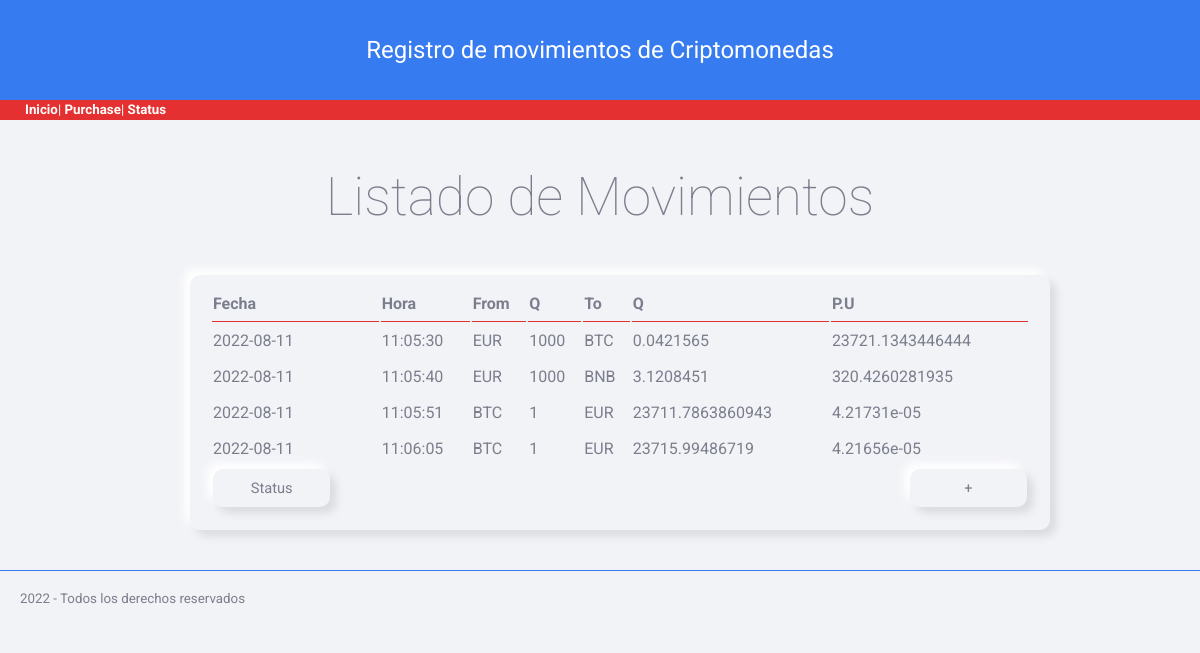
Before: / with the older database file.
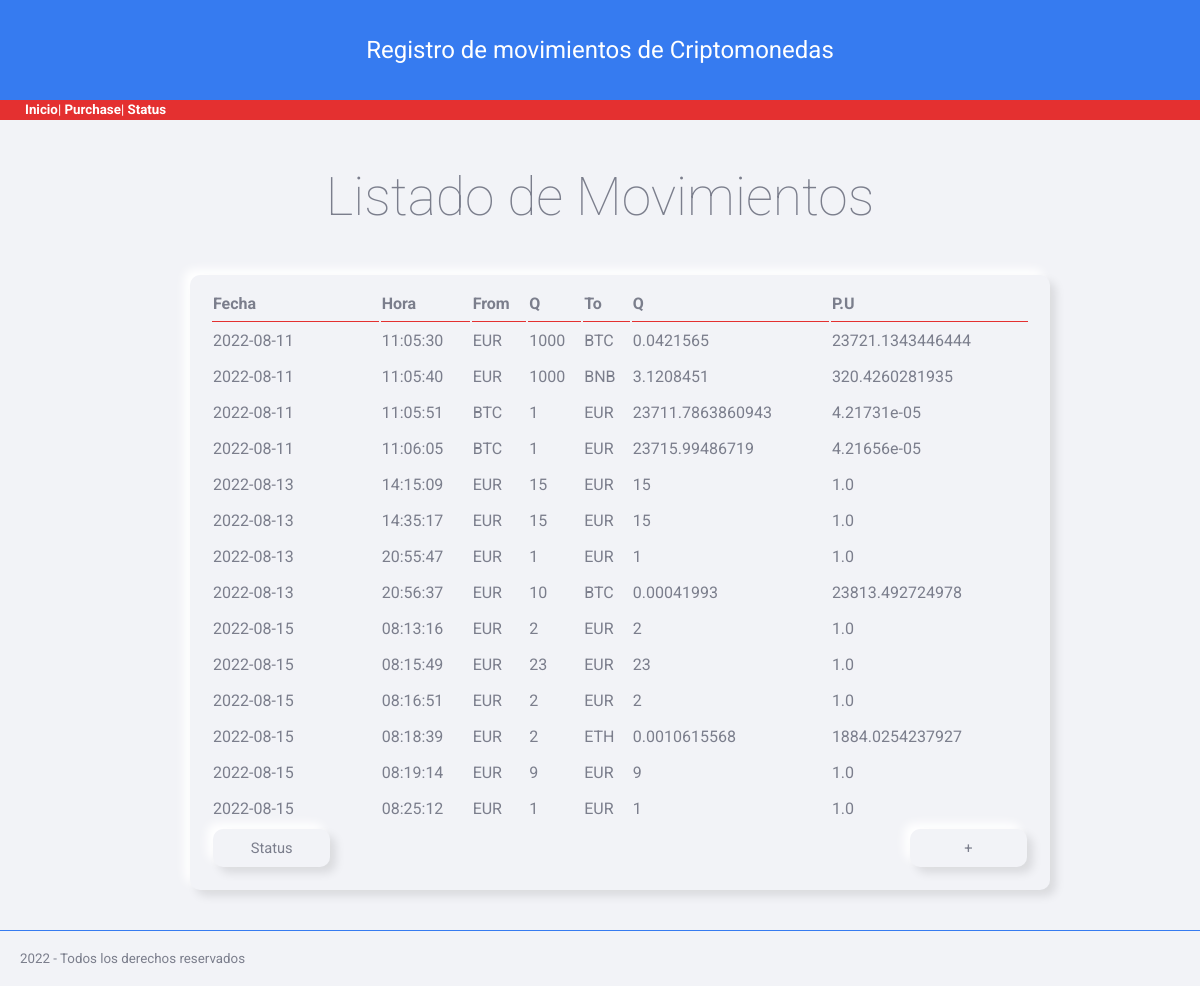
After: the same page with the newer database file.
### tables this page shows
CREATE TABLE "movimientos" (
	"id"	INTEGER NOT NULL,
	"date"	TEXT,
	"time"	TEXT,
	"moneda_from"	TEXT,
	"cantidad_from"	NUMERIC,
	"moneda_to"	TEXT,
	"cantidad_to"	NUMERIC,
	PRIMARY KEY("id" AUTOINCREMENT)
);

### money/views.py (the view)
@app.route("/")
def inicio():
    try:
        db = DBManager(RUTA)
        movimientos = db.consultaSQL("SELECT * from movimientos")
        return render_template("inicio.html", movs=movimientos)
    except:
        flash("Error al conectar con la BBDD",
              category="fallo")
        return render_template("inicio.html")

### money/models.py (called while the page is built)
    def consultaSQL(self, consulta):
        conexion = sqlite3.connect(self.ruta)
        cursor = conexion.cursor()
        cursor.execute(consulta)
        self.movimientos = []
        nombres_columnas = []
        for desc_columna in cursor.description:
            nombres_columnas.append(desc_columna[0])
        datos = cursor.fetchall()
        for dato in datos:
            movimiento = {}
            indice = 0
            for nombre in nombres_columnas:
                movimiento[nombre] = dato[indice]
                indice += 1
            self.movimientos.append(movimiento)
        conexion.close()
        return self.movimientos

### money/templates/inicio.html (shortened to what this page needs)
{% extends "base.html" %}
{%  block page_title %}
Listado de Movimientos
{% endblock %}
{% block contenido %}
{{ super ()}}
    <table class="paper">
        <tr>
            <th class="cabecera_tabla">Fecha</th>
            <th class="cabecera_tabla">Hora</th>
            <th class="cabecera_tabla">From</th>
            <th class="cabecera_tabla">Q</th>
            <th class="cabecera_tabla">To</th>
            <th class="cabecera_tabla">Q</th>
            <th class="cabecera_tabla">P.U</th>
        </tr>
        {% if movs %}
            {% for mov in movs %}
            <tr>
                <td>{{mov.date}}</td>
                <td>{{mov.time}}</td>
                <td>{{mov.moneda_from}}</td>
                <td>{{mov.cantidad_from}}</td>
                <td>{{mov.moneda_to}}</td>
                <td>{{mov.cantidad_to|round(10, 'common')}}</td>
                <td>{{(mov.cantidad_from / mov.cantidad_to)|round(10, 'common')}}</td>
            </tr>
            {% endfor %}
        {% else %}
        <tr>
            <td colspan="4">No hay movimientos que mostrar</td>
        </tr>
        {% endif %}
        <tr>
            <td>
                <a href="/status">
                    <button type="button" name="return" id="return">Status</button>
                </a>
            </td>
            <td></td>
            <td></td>
            <td></td>
            <td></td>
            <td></td>
            <td align="right">
                <a href="/purchase">
                   <button type="submit" name="return" id="return">+</button>
                </a>
            </td>
        </tr>
    </table>
{% endblock %}

### money/templates/base.html (shortened to what this page needs)
<!DOCTYPE html>
<html lang="en">
<head>
    <link rel="stylesheet" href="static/css/skeuos.css">
    <link rel="stylesheet" href="static/css/styles.css">
</head>
<body>
    <header>
        Registro de movimientos de Criptomonedas
    </header>
    <nav class="main_menu">
        <a href="/">Inicio</a>|<a href="\purchase"> Purchase</a>| <a href="\status"> Status</a>
    </nav>
    <main>
        {% block contenido %}
        <h1 class="main_page_title">{% block page_title %}{% endblock %}</h1>
        {% endblock %}
    </main>
    <footer class="pie_de_pagina">2022 - Todos los derechos reservados</footer>
</body>
</html>

### money/static/css/skeuos.css (style rules this page uses)
:root { --bg-color: #f2f3f7; --fg-color: #7b7e8c; --red: #E43030; --green: #19A187; --blue: #367bf0; --dark-blue: #265AB1; --maroon: #B8174C; --purple: #8C42AB; }
* { box-sizing: border-box; outline: none; -webkit-touch-callout: none; -webkit-appearance: none; -webkit-tap-highlight-color: transparent !important; -webkit-tap-highlight-color: rgba(0, 0, 0, 0) !important; -webkit-touch-callout: none; font-family: 'Roboto', sans-serif; letter-spacing: 0; }
html, body { background-color: #f2f3f7; color: #7b7e8c; margin: 0; padding: 0; font-size: 10pt; height: 100%; cursor: default; user-select: none; -webkit-user-select: none; -khtml-user-select: none; -moz-user-select: none; -ms-user-select: none; }
.with-shadow, .outset, button, .checktext input + span, .blue-button, .checktext input:checked + span, button.blue-button, .green-button, button.green-button, .green-button.blue-button, .red-button, button.red-button, .red-button.blue-button, .red-button.green-button, input[type="button"], input[type="submit"], input[type="reset"], select, input[type="text"]:not(select):focus, input[type="search"]:not(select):focus, input[type="tel"]:not(select):focus, input[type="url"]:not(select):focus, input[type="email"]:not(select):focus, input[type="password"]:not(select):focus, input[type="date"]:not(select):focus, input[type="month"]:not(select):focus, input[type="week"]:not(select):focus, input[type="time"]:not(select):focus, input[type="number"]:not(select):focus, input[type="color"]:not(select):focus, select:not(select):focus, textarea:not(select):focus, .paper { box-shadow: 6px 6px 10px rgba(0, 0, 0, 0.1), -6px -6px 10px white; }
.outset, button, .checktext input + span, .blue-button, .checktext input:checked + span, button.blue-button, .green-button, button.green-button, .green-button.blue-button, .red-button, button.red-button, .red-button.blue-button, .red-button.green-button, input[type="button"], input[type="submit"], input[type="reset"], select, input[type="text"]:not(select):focus, input[type="search"]:not(select):focus, input[type="tel"]:not(select):focus, input[type="url"]:not(select):focus, input[type="email"]:not(select):focus, input[type="password"]:not(select):focus, input[type="date"]:not(select):focus, input[type="month"]:not(select):focus, input[type="week"]:not(select):focus, input[type="time"]:not(select):focus, input[type="number"]:not(select):focus, input[type="color"]:not(select):focus, select:not(select):focus, textarea:not(select):focus, .paper { border-radius: 10px; background: #f2f3f7; }
.paper { padding: 10px 20px 20px; margin-top: 20px; min-height: 100px; font-size: 1.2em; background: #f2f3f7; }
section, article, .section, .article, .paper { line-height: 2em; word-wrap: break-word; word-break: normal; line-height: 2em; }
button, .checktext input + span, .blue-button, .checktext input:checked + span, button.blue-button, .green-button, button.green-button, .green-button.blue-button, .red-button, button.red-button, .red-button.blue-button, .red-button.green-button, input[type="button"], input[type="submit"], input[type="reset"] { border: 0; text-transform: capitalize; padding: 10px 0; width: 8em; text-align: center; cursor: pointer; color: inherit; font-size: 1.1rem; transition-property: background-color, box-shadow; transition-delay: .2s; transition-duration: .2s; }
a, a:link, a:visited, a:hover a:active { cursor: pointer; font-weight: bold; color: #367bf0; font-weight: bold; text-decoration: none; }
h1, h2, h3, h4, h5, h6 { line-height: 1.5em; }
h1 { font-size: 4em; font-weight: lighter; margin: .7em 0; }

### money/static/css/styles.css (style rules this page uses)
header { background-color: #367bf0; color: white; height: 100px; font-size: x-large; line-height: 100px; text-align: center; }
nav { background-color: #E43030; color: white; height: 20px; line-height: 20px; padding-left: 25px; }
main { max-width: 900px; margin: auto; padding: 0 20px; }
table.paper { width: 100%; margin: 10px 20px; }
.cabecera_tabla { border-bottom: #E43030 1px solid; text-align: left; }
.pie_de_pagina { margin-top: 40px; padding: 20px; border-top: #367bf0 solid 1px; }
nav.main_menu a { color: white; }
h1.main_page_title { text-align: center; }
button { color: #7b7e8c; }

Changed rows visible on the page:
added movimientos: date "2022-08-13", time "14:15:09", moneda_from "EUR", cantidad_from "15", moneda_to "EUR", cantidad_to "15", (mov.cantidad_from/mov.cantidad_to)|round(10,'common') "1.0"
added movimientos: date "2022-08-13", time "14:35:17", moneda_from "EUR", cantidad_from "15", moneda_to "EUR", cantidad_to "15", (mov.cantidad_from/mov.cantidad_to)|round(10,'common') "1.0"
added movimientos: date "2022-08-13", time "20:55:47", moneda_from "EUR", cantidad_from "1", moneda_to "EUR", cantidad_to "1", (mov.cantidad_from/mov.cantidad_to)|round(10,'common') "1.0"
added movimientos: date "2022-08-13", time "20:56:37", moneda_from "EUR", cantidad_from "10", moneda_to "BTC", cantidad_to "0.00041993", (mov.cantidad_from/mov.cantidad_to)|round(10,'common') "23813.492724978"
added movimientos: date "2022-08-15", time "08:13:16", moneda_from "EUR", cantidad_from "2", moneda_to "EUR", cantidad_to "2", (mov.cantidad_from/mov.cantidad_to)|round(10,'common') "1.0"
added movimientos: date "2022-08-15", time "08:15:49", moneda_from "EUR", cantidad_from "23", moneda_to "EUR", cantidad_to "23", (mov.cantidad_from/mov.cantidad_to)|round(10,'common') "1.0"
added movimientos: date "2022-08-15", time "08:16:51", moneda_from "EUR", cantidad_from "2", moneda_to "EUR", cantidad_to "2", (mov.cantidad_from/mov.cantidad_to)|round(10,'common') "1.0"
added movimientos: date "2022-08-15", time "08:18:39", moneda_from "EUR", cantidad_from "2", moneda_to "ETH", cantidad_to "0.0010615568", (mov.cantidad_from/mov.cantidad_to)|round(10,'common') "1884.0254237927"
added movimientos: date "2022-08-15", time "08:19:14", moneda_from "EUR", cantidad_from "9", moneda_to "EUR", cantidad_to "9", (mov.cantidad_from/mov.cantidad_to)|round(10,'common') "1.0"
added movimientos: date "2022-08-15", time "08:25:12", moneda_from "EUR", cantidad_from "1", moneda_to "EUR", cantidad_to "1", (mov.cantidad_from/mov.cantidad_to)|round(10,'common') "1.0"
